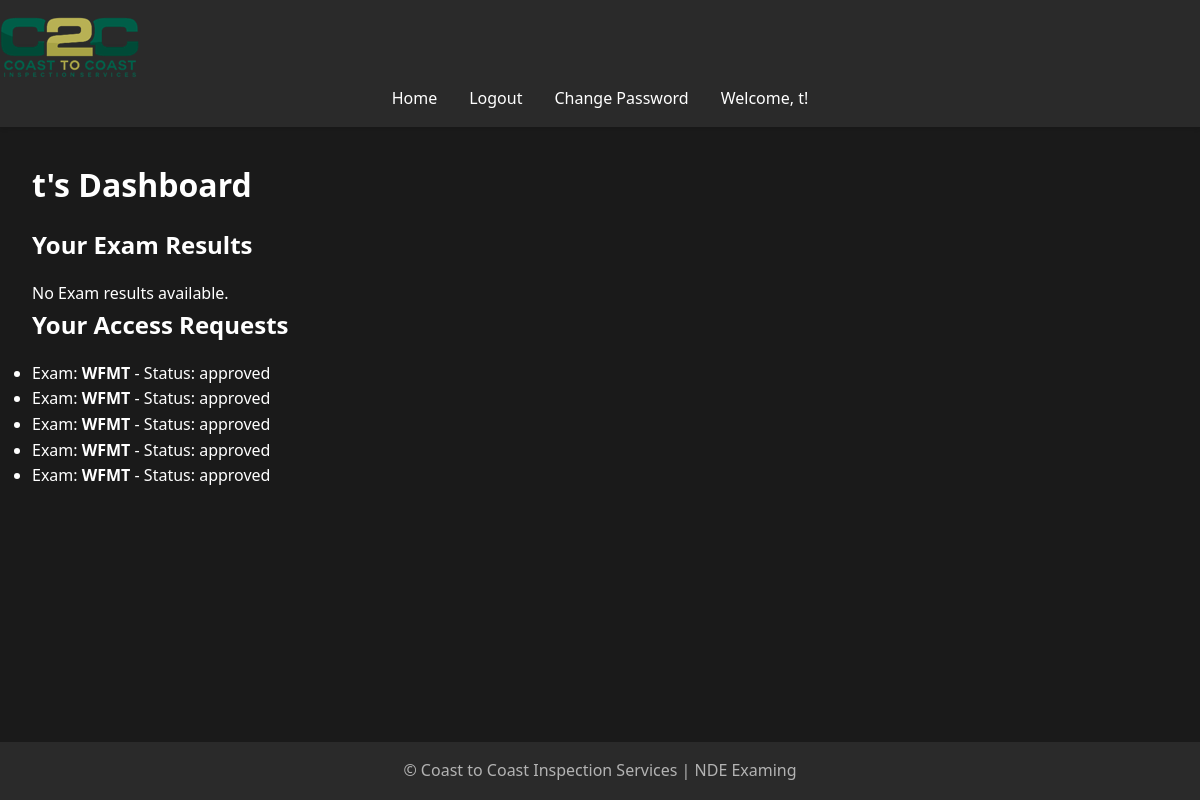
Page /dashboard (signed in) on the committed database.
### models.py (models this page shows, shortened)
class User(UserMixin, db.Model):
    id = db.Column(db.Integer, primary_key=True)
    username = db.Column(db.String(80), unique=True, nullable=False)
    password = db.Column(db.String(120), nullable=False)
    is_admin = db.Column(db.Boolean, default=False)
    exam_results = db.relationship('ExamResult', back_populates='user', lazy=True)
    accesses = db.relationship('ExamAccess', back_populates='user', lazy=True)
    access_requests = db.relationship('ExamAccessRequest', back_populates='user', lazy=True)

class ExamAccessRequest(db.Model):
    id = db.Column(db.Integer, primary_key=True)
    user_id = db.Column(db.Integer, db.ForeignKey('user.id', ondelete='CASCADE'), nullable=False)
    exam_id = db.Column(db.Integer, db.ForeignKey('exam.id'), nullable=False)
    status = db.Column(db.String(20), default='pending')  # 'pending', 'approved', 'denied'
    request_date = db.Column(db.DateTime, default=datetime.utcnow)
    response_date = db.Column(db.DateTime)
    admin_comment = db.Column(db.String(500))
    user = db.relationship('User', back_populates='access_requests')
    exam = db.relationship('Exam', back_populates='access_requests')

class Exam(db.Model):
    __tablename__ = 'exam'
    id = db.Column(db.Integer, primary_key=True)
    title = db.Column(db.String(100), nullable=False)
    question_count = db.Column(db.Integer, nullable=False, default=10)
    exam_results = relationship('ExamResult', back_populates='exam', cascade='all, delete-orphan')
    questions = relationship('Question', back_populates='exam', cascade='all, delete-orphan')
    accesses = db.relationship('ExamAccess', back_populates='exam', lazy=True, cascade="all, delete-orphan")
    access_requests = db.relationship('ExamAccessRequest', back_populates='exam', lazy=True, cascade="all, delete-orphan")

### app.py (the view)
@app.route('/dashboard')
@login_required
def user_dashboard():
    user_requests = ExamAccessRequest.query.filter_by(user_id=current_user.id).all()
    exam_results = ExamResult.query.filter_by(user_id=current_user.id).all()
    return render_template('user_dashboard.html', requests=user_requests, exam_results=exam_results)

### app.py (called while the page is built)
@app.before_request
def reset_session_on_navigation():
    exam_endpoints = ['take_exam', 'submit_exam']
    current_endpoint = request.endpoint
    if current_endpoint is None:
        return

@app.context_processor
def utility_processor():
    def format_pacific_time(utc_dt):
        pacific_time = utc_to_pacific(utc_dt)
        return pacific_time.strftime('%Y-%m-%d %I:%M:%S %p %Z')
    return dict(format_pacific_time=format_pacific_time)

@login_manager.user_loader
def load_user(user_id):
    return User.query.get(int(user_id))

@app.before_request
def manage_exam_session():
    if 'start_new_exam' in request.args:
        session.pop('answers', None)
        session.pop('flagged', None)
        session.pop('current_index', None)
        session.pop('start_time', None)
    elif 'exam_submitted' in session and request.endpoint != 'exam_results':
        session.pop('answers', None)
        session.pop('flagged', None)
        session.pop('current_index', None)
        session.pop('start_time', None)
        session.pop('exam_submitted', None)

### templates/user_dashboard.html (shortened to what this page needs)
{% extends "base.html" %}
{% block content %}
    <h1>{{ current_user.username }}'s Dashboard</h1>
    <h2>Your Exam Results</h2>
    <ul>
        {% if exam_results %}
            {% for result in exam_results %}
            <li>
                <strong>{{ result.exam.title }}</strong>: You scored {{ result.score }} out of {{ result.exam.questions|length }}.
            </li>
            {% endfor %}
        {% else %}
            <p>No Exam results available.</p>
        {% endif %}
    </ul>
    <h2>Your Access Requests</h2>
    <ul>
        {% if requests %}
            {% for request in requests %}
            <li>
                Exam: <strong>{{ request.exam.title }}</strong> - Status: {{ request.status }}
            </li>
            {% endfor %}
        {% else %}
            <p>No access requests found.</p>
        {% endif %}
    </ul>
{% endblock %}

### templates/base.html (shortened to what this page needs)
<!DOCTYPE html>
<html lang="en">
<head>
    <link rel="stylesheet" href="{{ url_for('static', filename='css/style.css') }}">
</head>
<body>
    <header>
        <nav class="navbar">
            <a class="navbar-brand" href="{{ url_for('home') }}">
                <img src="{{ url_for('static', filename='images/logo.png') }}" alt="Logo" class="logo">
            </a>
            <ul class="navbar-nav">
                <li><a href="{{ url_for('home') }}">Home</a></li>
                {% if current_user.is_authenticated %}
                    <li><a href="{{ url_for('logout') }}">Logout</a></li>
                    <li><a href="{{ url_for('change_password') }}">Change Password</a></li>
                    <li class="user-welcome">
                        <span>Welcome, {{ current_user.username }}!</span>
                    </li>
                {% else %}
                    <li><a href="{{ url_for('login') }}">Login</a></li>
                    <li><a href="{{ url_for('register') }}">Register</a></li>
                {% endif %}
            </ul>
        </nav>
    </header>
    <main>
        {% block content %}{% endblock %}
    </main>
    <footer>
        <p>&copy; Coast to Coast Inspection Services | NDE Examing</p>
    </footer>
</body>
</html>

### static/css/style.css (style rules this page uses)
:root { --bg-primary: #1a1a1a; --bg-secondary: #2a2a2a; --text-primary: #ffffff; --text-secondary: #b3b3b3; --accent-color: #87c787; --error-color: #cf6679; --success-color: #03dac6; }
* { box-sizing: border-box; margin: 0; padding: 0; }
body { font-family: 'Segoe UI', Tahoma, Geneva, Verdana, sans-serif; line-height: 1.6; color: var(--text-primary); background-color: var(--bg-primary); min-height: 100vh; display: flex; flex-direction: column; }
header { background-color: var(--bg-secondary); padding: 1rem 0; box-shadow: 0 2px 4px rgba(0,0,0,0.1); }
nav ul { display: flex; justify-content: center; list-style-type: none; }
nav ul li { margin: 0 1rem; }
nav ul li a { color: var(--text-primary); text-decoration: none; font-weight: 500; transition: color 0.3s ease; }
main { flex: 1; padding: 2rem; max-width: 1200px; margin: 0 auto; width: 100%; }
h1, h2, h3 { margin-bottom: 1rem; color: var(--text-primary); }
a { color: var(--accent-color); text-decoration: none; transition: color 0.3s ease; }
footer { text-align: center; padding: 1rem 0; background-color: var(--bg-secondary); color: var(--text-secondary); }

### rows in the picture
User: username "t"
ExamAccessRequest: exam "WFMT", status "approved"
ExamAccessRequest: exam "WFMT", status "approved"
ExamAccessRequest: exam "WFMT", status "approved"
ExamAccessRequest: exam "WFMT", status "approved"
ExamAccessRequest: exam "WFMT", status "approved"
